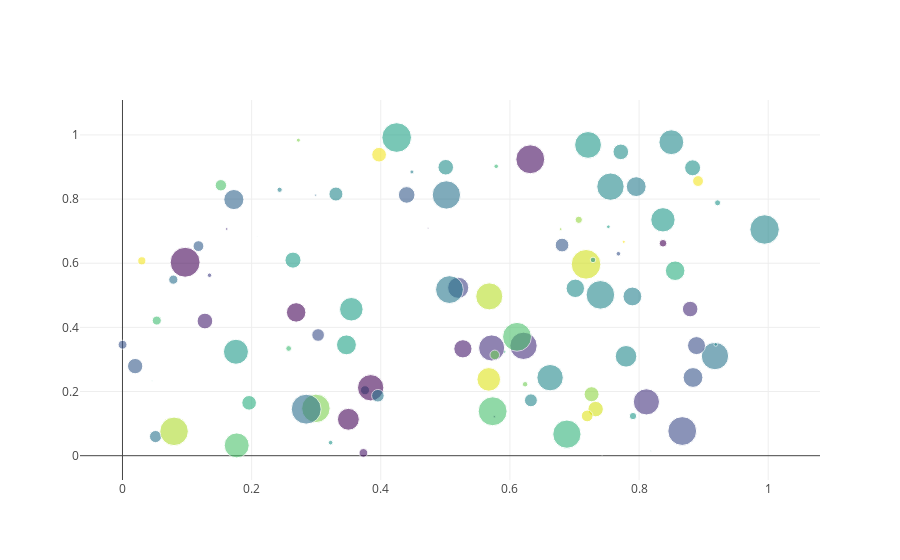

The cell this chart's notebook holds for it:
### Code cell
N = 100
x = np.random.rand(N)
y = np.random.rand(N)
colors = np.random.rand(N)
sz = np.random.rand(N)*30

fig = go.Figure()
fig.add_scatter(x=x,
                y=y,
                mode='markers',
                marker={'size': sz,
                        'color': colors,
                        'opacity': 0.6,
                        'colorscale': 'Viridis'
                       });
iplot(fig)
